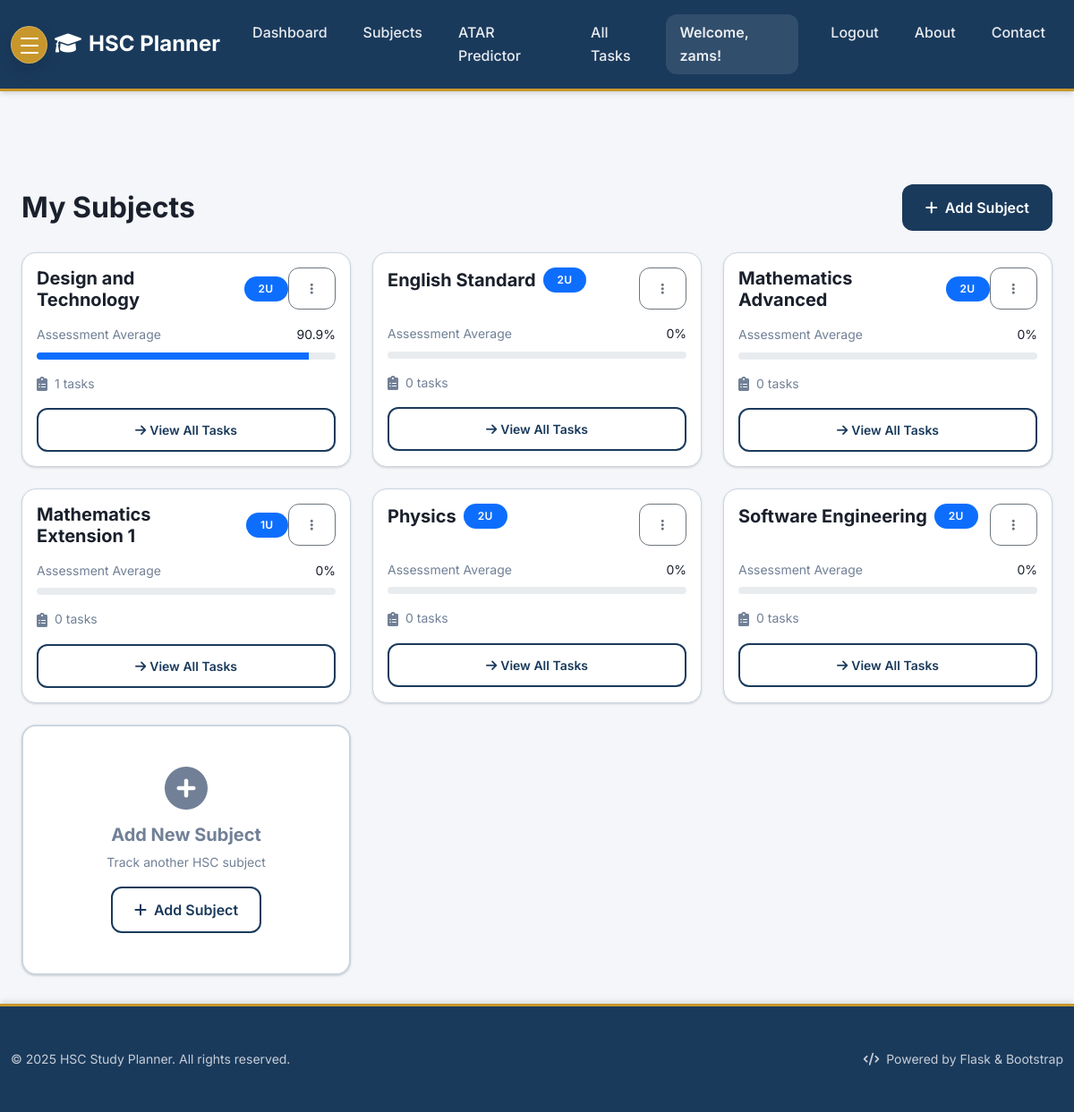
The app's page /subjects (signed in) with its own data.
### tables this page shows
CREATE TABLE users (
    id INTEGER PRIMARY KEY AUTOINCREMENT,
    username TEXT UNIQUE NOT NULL,
    password_hash TEXT NOT NULL,
    email TEXT UNIQUE NOT NULL
);

CREATE TABLE subjects (
                id INTEGER PRIMARY KEY AUTOINCREMENT,
                name TEXT NOT NULL,
                user_id INTEGER NOT NULL,
                units INTEGER NOT NULL DEFAULT 2,
                target_mark INTEGER,
                FOREIGN KEY (user_id) REFERENCES users (id),
                UNIQUE(user_id, name)
            );

### Task_Organiser/app.py (the view)
    @app.route("/subjects")
    @login_required
    def subjects():
        db = get_db()
        try:
            cursor = db.execute("PRAGMA table_info(subjects)")
            columns = [column[1] for column in cursor.fetchall()]
            if "units" in columns and "target_mark" in columns:
                subjects = db.execute(
                    "SELECT * FROM subjects WHERE user_id = ? ORDER BY name",
                    (g.user["id"],),
                ).fetchall()
            else:
                subjects = db.execute(
                    "SELECT id, name, user_id FROM subjects WHERE user_id = ? ORDER BY name",
                    (g.user["id"],),
                ).fetchall()
            subjects_list = []
            for subject in subjects:
                subject_dict = dict(subject)
                if "units" not in subject_dict:
                    subject_dict["units"] = 2
                if "target_mark" not in subject_dict:
                    subject_dict["target_mark"] = None
                if "estimated_mark" not in subject_dict:
                    subject_dict["estimated_mark"] = 0
                assessment_results = db.execute(
                    """
                    SELECT weight, raw_mark, max_mark
                    FROM assessment_results
                    WHERE subject_id = ? AND user_id = ?
                """,
                    (subject_dict["id"], g.user["id"]),
                ).fetchall()
                if assessment_results:
                    total_weighted_score = 0
                    total_weight = 0
                    for result in assessment_results:
                        percentage = (
                            (result["raw_mark"] / result["max_mark"]) * 100
                            if result["max_mark"] > 0
                            else 0
                        )
                        weighted_score = percentage * (result["weight"] / 100)
                        total_weighted_score += weighted_score
                        total_weight += result["weight"]
                    subject_dict["estimated_mark"] = (
                        round(total_weighted_score, 1) if total_weight > 0 else 0
                    )
                else:
                    subject_dict["estimated_mark"] = 0
                task_count = db.execute(
                    "SELECT COUNT(*) as count FROM tasks WHERE user_id = ? AND subject_id = ?",
                    (g.user["id"], subject_dict["id"]),
                ).fetchone()
                subject_dict["task_count"] = task_count["count"] if task_count else 0
                subjects_list.append(subject_dict)
            return render_template("subjects.html", subjects=subjects_list)
        except Exception:
            return render_template("subjects.html", subjects=[])

### Task_Organiser/app.py (called while the page is built)
def login_required(view):
    @wraps(view)
    def wrapped_view(**kwargs):
        if g.user is None:
            return redirect(url_for("login"))
        return view(**kwargs)
    return wrapped_view

### Task_Organiser/db.py (called while the page is built)
def get_db() -> sqlite3.Connection:
    if "db" not in g:
        database_path = current_app.config["DATABASE"]
        g.db = sqlite3.connect(database_path)
        g.db.row_factory = sqlite3.Row
    return g.db

### Task_Organiser/templates/subjects.html (shortened to what this page needs)
{% extends 'base.html' %}
{% block content %}
<div class="container mt-5">
    <div class="d-flex justify-content-between align-items-center mb-4">
        <h2 class="mb-0 fw-bold">My Subjects</h2>
        <button class="btn btn-primary" data-bs-toggle="modal" data-bs-target="#addSubjectModal">
            <i class="fas fa-plus me-2"></i>Add Subject
        </button>
    </div>
    <div class="row g-3 g-md-4">
        {% if subjects %}
            {% for subject in subjects %}
            <div class="col-12 col-md-6 col-lg-4">
                <div class="card card-subject h-100">
                    <div class="card-body">
                        <div class="d-flex justify-content-between align-items-start mb-3">
                            <div class="d-flex align-items-center">
                                <h5 class="card-title fw-bold mb-0 me-2">{{ subject.name }}</h5>
                                <span class="badge bg-primary">{{ subject.units }}u</span>
                            </div>
                            <div class="dropdown">
                                <button class="btn btn-sm btn-outline-secondary" type="button" data-bs-toggle="dropdown">
                                    <i class="fas fa-ellipsis-v"></i>
                                </button>
                            </div>
                        </div>
                        <div class="mb-3">
                            <div class="d-flex justify-content-between align-items-center mb-2">
                                <small class="text-muted">Assessment Average</small>
                                <small class="fw-semibold">{{ subject.estimated_mark }}%</small>
                            </div>
                            <div class="progress" style="height: 8px;">
                                <div class="progress-bar bg-primary" role="progressbar"
                                     style="width: {{ subject.estimated_mark }}%"
                                     aria-valuenow="{{ subject.estimated_mark }}"
                                     aria-valuemin="0" aria-valuemax="100">
                                </div>
                            </div>
                        </div>
                        <div class="d-flex align-items-center text-muted">
                            <i class="fas fa-clipboard-list me-2"></i>
                            <small>{{ subject.task_count }} tasks</small>
                        </div>
                        <div class="mt-3">
                            <a href="{{ url_for('index') }}?subject_id={{ subject.id }}"
                               class="btn btn-outline-primary btn-sm w-100">
                                <i class="fas fa-arrow-right me-1"></i>View All Tasks
                            </a>
                        </div>
                    </div>
                </div>
            </div>
            {% endfor %}
        {% endif %}
        {% if subjects %}
        <div class="col-12 col-md-6 col-lg-4">
            <div class="card h-100 border-2 border-dashed" style="border-color: var(--border); min-height: 280px;">
                <div class="card-body d-flex flex-column justify-content-center align-items-center text-center">
                    <i class="fas fa-plus-circle text-muted mb-3" style="font-size: 3rem;"></i>
                    <h5 class="text-muted mb-2">Add New Subject</h5>
                    <p class="text-muted small mb-3">Track another HSC subject</p>
                    <button class="btn btn-outline-primary" data-bs-toggle="modal" data-bs-target="#addSubjectModal">
                        <i class="fas fa-plus me-2"></i>Add Subject
                    </button>
                </div>
            </div>
        </div>
        {% endif %}
    </div>
</div>
{% endblock %}

### Task_Organiser/templates/base.html (shortened to what this page needs)
<!DOCTYPE html>
<html lang="en">
<head>
    <link href="https://cdn.jsdelivr.net/npm/bootstrap@5.1.3/dist/css/bootstrap.min.css" rel="stylesheet">
    <link href="https://cdnjs.cloudflare.com/ajax/libs/font-awesome/6.0.0/css/all.min.css" rel="stylesheet">
</head>
<body>
    <nav class="navbar navbar-expand-lg navbar-dark">
        <div class="container">
            <button class="burger-menu-btn me-2" type="button" data-bs-toggle="offcanvas" data-bs-target="#appMenu" aria-controls="appMenu" aria-label="Open menu">
                <span></span>
                <span></span>
                <span></span>
            </button>
            <a class="navbar-brand" href="{{ url_for('index') }}">
                <i class="fas fa-graduation-cap me-2"></i>HSC Planner
            </a>
            <div class="navbar-collapse">
                <ul class="navbar-nav me-auto">
                    <li class="nav-item">
                        <a class="nav-link" href="{{ url_for('index') }}">Dashboard</a>
                    </li>
                    <li class="nav-item">
                        <a class="nav-link" href="{{ url_for('subjects') }}">Subjects</a>
                    </li>
                    <li class="nav-item">
                        <a class="nav-link" href="{{ url_for('atar') }}">ATAR Predictor</a>
                    </li>
                    <li class="nav-item">
                        <a class="nav-link" href="{{ url_for('index') }}?view=all">All Tasks</a>
                    </li>
                </ul>
                <div class="navbar-nav ms-auto">
                    {% if g.user %}
                        <span class="navbar-text me-3">Welcome, {{ g.user.username }}!</span>
                        <a class="nav-link" href="{{ url_for('logout') }}" onclick="return confirm('Are you sure you want to logout?')">Logout</a>
                    {% else %}
                        <a class="nav-link" href="{{ url_for('login') }}">Login</a>
                        <a class="nav-link" href="{{ url_for('register') }}">Register</a>
                    {% endif %}
                    <a class="nav-link" href="{{ url_for('about') }}">About</a>
                    <a class="nav-link" href="{{ url_for('contact') }}">Contact</a>
                </div>
            </div>
        </div>
    </nav>
    <main class="container mt-4">
            {% block content %}{% endblock %}
        </main>
    <footer class="footer mt-auto">
        <div class="container py-2 py-md-3">
            <div class="row align-items-center">
                <div class="col-12 col-md-6">
                    <p class="mb-0 opacity-75 small">&copy; 2025 HSC Study Planner. All rights reserved.</p>
                </div>
                <div class="col-12 col-md-6 text-md-end">
                    <p class="mb-0 opacity-75 small">
                        <i class="fas fa-code me-1"></i>
                        Powered by Flask & Bootstrap
                    </p>
                </div>
            </div>
        </div>
    </footer>
</body>
</html>

### Task_Organiser/templates/base.html (style rules this page uses)
:root { --primary: #1a3a5c; --primary-light: #2c5282; --accent: #c8972b; --success: #276749; --danger: #9b2335; --warning: #d69e2e; --info: #3182ce; --bg: #f4f6f9; --card-bg: #ffffff; --text-primary: #1a202c; --text-secondary: #4a5568; --border: #cbd5e0; --text-muted: #718096; --shadow-sm: 0 1px 3px 0 rgba(0, 0, 0, 0.1), 0 1px 2px 0 rgba(0, 0, 0, 0.06); --shadow-md: 0 4px 6px -1px rgba(0, 0, 0, 0.1), 0 2px 4px -1px rgba(0, 0, 0, 0.06); --shadow-lg: 0 10px 15px -3px rgba(0, 0, 0, 0.1), 0 4px 6px -2px rgba(0, 0, 0, 0.05); --shadow-xl: 0 20px 25px -5px rgba(0, 0, 0, 0.1), 0 10px 10px -5px rgba(0, 0, 0, 0.04); --border-radius-sm: 0.5rem; --border-radius-md: 0.75rem; --border-radius-lg: 1rem; --border-radius-xl: 1.5rem; }
* { margin: 0; padding: 0; box-sizing: border-box; }
body { font-family: 'Inter', -apple-system, BlinkMacSystemFont, sans-serif; background: var(--bg); color: var(--text-primary); line-height: 1.6; min-height: 100vh; display: flex; flex-direction: column; }
.navbar { background: var(--primary); box-shadow: var(--shadow-md); border-bottom: 3px solid var(--accent); padding: 1rem 0; }
.navbar-brand { font-family: 'Inter', sans-serif; font-weight: 700; font-size: 1.5rem; color: white !important; }
.nav-link { font-weight: 500; color: rgba(255,255,255,0.9) !important; transition: all 0.3s ease; border-radius: var(--border-radius-md); margin: 0 0.25rem; padding: 0.5rem 1rem !important; }
.navbar-text { color: rgba(255,255,255,0.9) !important; font-weight: 600; background: rgba(255,255,255,0.1); padding: 0.5rem 1rem; border-radius: var(--border-radius-md); }
.card { border: 1px solid var(--border); border-radius: var(--border-radius-lg); box-shadow: var(--shadow-sm); transition: all 0.3s ease; background: var(--card-bg); }
.btn { font-weight: 600; border-radius: var(--border-radius-md); transition: all 0.3s ease; padding: 0.75rem 1.5rem; text-transform: none; letter-spacing: 0; }
.btn-primary { background: var(--primary); color: white; border: 2px solid var(--primary); }
.btn-outline-primary { background: transparent; color: var(--primary); border: 2px solid var(--primary); }
.badge { font-weight: 600; padding: 0.5rem 1rem; border-radius: var(--border-radius-xl); text-transform: uppercase; letter-spacing: 0.025em; font-size: 0.75rem; }
h1, h2, h3, h4, h5, h6 { font-weight: 700; color: var(--text-primary); margin-bottom: 1rem; }
h2 { font-size: 2rem; }
h5 { font-size: 1.25rem; }
.text-muted { color: var(--text-muted) !important; }
footer { background: var(--primary); color: white; border-top: 3px solid var(--accent); padding: 2rem 0; margin-top: auto; box-shadow: 0 -4px 6px -1px rgba(0, 0, 0, 0.1); }
main.container { padding-top: 2rem; padding-bottom: 2rem; flex: 1; }
@media (max-width: 1200px) { .container { max-width: 100%; } }
.burger-menu-btn { width: 42px; height: 42px; border-radius: 50%; display: inline-flex; align-items: center; justify-content: center; padding: 0; position: relative; background: var(--accent); border: 1px solid rgba(255,255,255,0.25); box-shadow: 0 6px 18px rgba(0, 0, 0, 0.12); }
.burger-menu-btn span { display: block; width: 20px; height: 2px; border-radius: 2px; background: #fff; position: absolute; left: 50%; transform: translateX(-50%); transition: transform 0.2s ease, opacity 0.2s ease; }
.burger-menu-btn span:nth-child(1) { top: 12px; }
.burger-menu-btn span:nth-child(2) { top: 20px; }
.burger-menu-btn span:nth-child(3) { top: 28px; }

### records on screen
users: user.username "zams"
subjects: name "Design and Technology", units "2", estimated_mark "90.9", task_count "1"
subjects: name "English Standard", units "2", estimated_mark "0", task_count "0"
subjects: name "Mathematics Advanced", units "2", estimated_mark "0", task_count "0"
subjects: name "Mathematics Extension 1", units "1", estimated_mark "0", task_count "0"
subjects: name "Physics", units "2", estimated_mark "0", task_count "0"
subjects: name "Software Engineering", units "2", estimated_mark "0", task_count "0"
